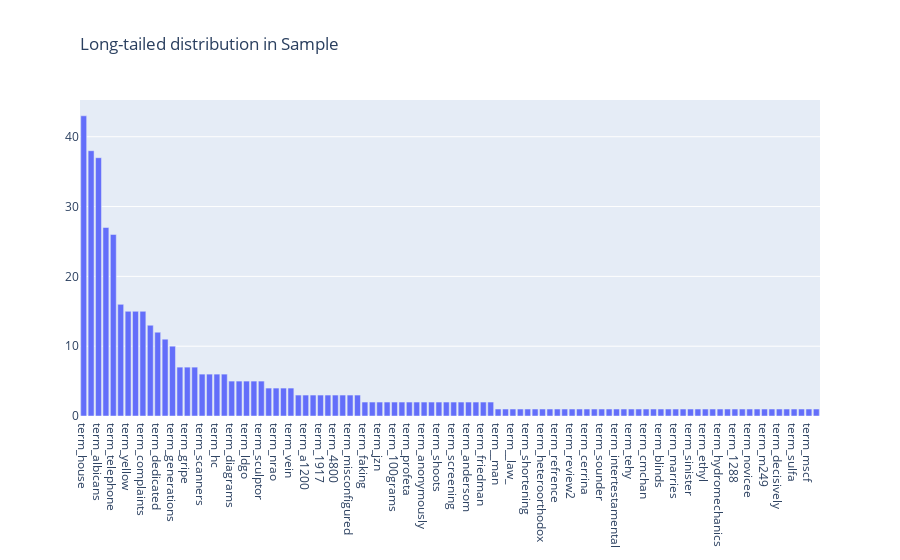

Notebook source saved alongside this figure:
### Markdown cell above
### >>> **Exercise 15 (take home):** 
Additionally, you can attempt to sort the terms on the `x-axis` by frequency instead of in alphabetical order. This way the visualization is more meaninfgul and you will be able to observe the so called [long tail](https://en.wikipedia.org/wiki/Long_tail) (get familiar with this term since it will appear a lot in data mining and other statistics courses). see picture below

### Code cell
# Answer here

#We are using a sample of the dataset
#order the terms
ordered_term_frequencies_df = sample_term_frequencies_df.sort_values(by = 'counts', ascending = False)

#generate graph
ordered_data = go.Bar(x=["term_"+str(i) for i in ordered_term_frequencies_df['terms']],
            y=ordered_term_frequencies_df['counts'])

fig = go.Figure(ordered_data)

fig.update_layout(
    title=go.layout.Title(
        text="Long-tailed distribution in Sample",
        xref="paper",
        x=0
    )
)

fig.show()

### Figure 1 — Plotly figure (JSON) as saved in the notebook; plotly's stock layout.template omitted (floating-point values rounded to 4 significant figures)
{"data": [{"type": "bar", "x": ["term_house", "term_omen", "term_albicans", "term_raster", "term_telephone", "term_p12", "term_yellow", "term_gabriel", "term_complaints", "term_mountains", "term_dedicated", "term_juice", "term_generations", "term_mock", "term_gripe", "term_progression", "term_scanners", "term_monday", "term_hc", "term_preview", "term_diagrams", "term_jk87377", "term_ldgo", "term_ama", "term_sculptor", "term_placebos", "term_nrao", "term_corrupt", "term_vein", "term_fantastic", "term_a1200", "term_noordewier", "term_1917", "term_vital", "term_4800", "term_2_c", "term_misconfigured", "term_subdue", "term_faking", "term_tendencies", "term_jzn", "term_tenderized", "term_100grams", "term_dutc0006", "term_profeta", "term_finnerty", "term_anonymously", "term_deadly", "term_shoots", "term_1266", "term_screening", "term_gigantic", "term_andersom", "term_confined", "term_friedman", "term_rising", "term__man", "term_beginners", "term__law_", "term_salutary", "term_shortening", "term_juelin", "term_heteroorthodox", "term_assailed", "term_refrence", "term_triadic", "term_review2", "term_213633", "term_cerrina", "term_helllo", "term_sounder", "term_inerrantist", "term_intertestamental", "term_343", "term_tehy", "term_cholera", "term_cmchan", "term_annoys", "term_blinds", "term_assassinated", "term_marries", "term_mtd", "term_sinister", "term_stenosis", "term_ethyl", "term_222525", "term_hydromechanics", "term_augjpeg", "term_1288", "term_24731", "term_novicee", "term_gerd", "term_m249", "term_chiropractorstreat", "term_decisively", "term_motility", "term_sulfa", "term_boutte", "term_mscf", "term_28909"], "y": [43, 38, 37, 27, 26, 16, 15, 15, 15, 13, 12, 11, 10, 7, 7, 7, 6, 6, 6, 6, 5, 5, 5, 5, 5, 4, 4, 4, 4, 3, 3, 3, 3, 3, 3, 3, 3, 3, 2, 2, 2, 2, 2, 2, 2, 2, 2, 2, 2, 2, 2, 2, 2, 2, 2, 2, 1, 1, 1, 1, 1, 1, 1, 1, 1, 1, 1, 1, 1, 1, 1, 1, 1, 1, 1, 1, 1, 1, 1, 1, 1, 1, 1, 1, 1, 1, 1, 1, 1, 1, 1, 1, 1, 1, 1, 1, 1, 1, 1, 1]}], "layout": {"title": {"text": "Long-tailed distribution in Sample", "x": 0, "xref": "paper"}}}
